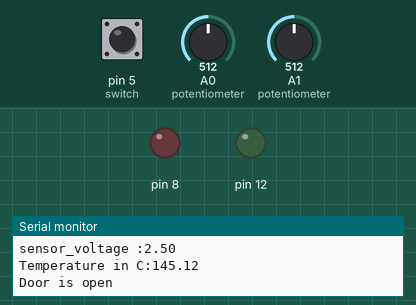
This sketch was run on a simulated Arduino Uno, built with avr-gcc and run on an emulated ATmega328P. On the bench: output pins drawn as LEDs (lit = HIGH), the last lines printed to the serial monitor. The inputs (shaded band) are chosen by the test bench; at power-on: pin 5 (switch) HIGH, A0 (potentiometer) = 512, A1 (potentiometer) = 512.

Above: at 1.2 s.
1.3 s: pin 5 (switch) pulled LOW for 0.15 s
At 1.9 s:
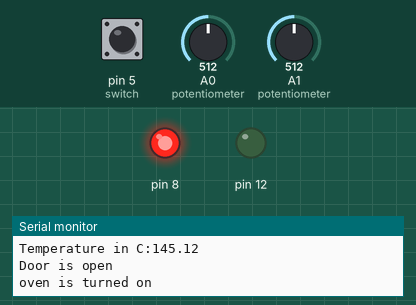
4.4 s: pin 5 (switch) pulled LOW for 3.2 s
At 4.7 s:
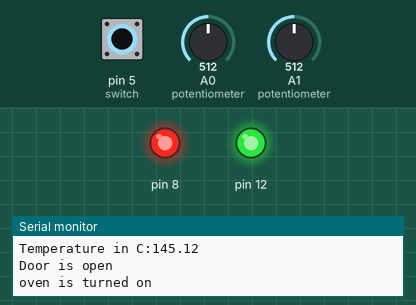
9.1 s: pin 5 (switch) pulled LOW for 1 s
At 11.4 s:
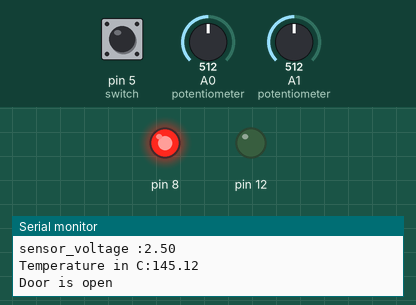
Timing chart, 0 to 15.6 s (numbered marks = the images above; inputs shaded):
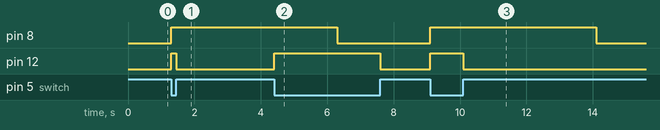

Measured:
- after the input at 1.3 s, pin 8: LOW → HIGH at once; pin 12: LOW → HIGH at once, → LOW 0.15 s later
- after the input at 4.4 s, pin 12: LOW → HIGH at once, → LOW 3.2 s later
- after the input at 9.1 s, pin 8: LOW → HIGH at once, → LOW 5.0 s later; pin 12: LOW → HIGH at once, → LOW 1.0 s later

The sketch:

jca_elf_cookie_oven.ino
```cpp
/*
We need your help to stop forest fires and bake tasty cookies!

See `requirements.md` for how to help.

Then check `notes.md`.
*/
#include "api.h"
#include "timer.h"


////////////setting up timer objects/instances of their classes/////////////
timer_debounce_switch debounce_timer;//non blocking timer to debounce slide switch
timer_igniter igniter_timer;// timer for turning on igniter for a set time
timer_periodical_print print_timer;//timer to print inputs periodically


//Function to call when timer for turning off igniter is activated
void igniter_off()
{
 set_output(IGNITER, false);
}

void setup() {
  Serial.begin(115200);
  setup_api();

  Serial.println("Elf oven 2000 starting up.");
  serial_printf("Days without fire incident: %i\n", 0);


//Function call for Unit Test of mapf funtion used to calculate temperature in C
  testTemperature(0.45, 0.45, 4.05, -10, 300, -10);//test successful
  testTemperature(4.95, 0.55, 4.95, -10, 300, 300);//test successful
  testTemperature(1.84, 0.45, 4.05, -10, 300, 109);//test successful
  testTemperature(1.70, 0.55, 4.95, -10, 300, 71);//test successful

}


void loop() {
//setting up 1ms timer to implement debouncing for sider switch
  debounce_timer.SetTimeout(1, main_operation);

//setting up 1sec timer for printing inputs periodically
  print_timer.SetTimeout(1000, print_periodical);

//activating all 3 timers
  debounce_timer.run();
  print_timer.run();
  igniter_timer.run();

}


//Function to call for 1ms timer to implement debouncing for sider switch
void main_operation() {

//mapping inputs
  float vref = mapf(read_voltage(TEMPERATURE_SENSOR_REFERENCE), 0, 5000, 4.5, 5.5);
  float sensor_voltage = mapf(read_voltage(TEMPERATURE_SENSOR), 0, 5000, vref*10/100, vref*90/100);
  float temperature = mapf(sensor_voltage, vref*10/100, vref*90/100, -10, 300);

// sample the state of the door and gas valve
  bool door_state = read_digital(DOOR_SENSOR);
  bool gas_valve_state = read_digital(GAS_VALVE_STATE);

//setting up required conditions for turning the oven on or off
  if (door_state == false && temperature < 180  && gas_valve_state == false)
  {
  //Turning on the oven
    set_output(GAS_VALVE, true);
    set_output(IGNITER, true);
    Serial.println("oven is turned on");

  //Setting up 5sec timer to turn off igniter
    igniter_timer.SetTimeout(5000, igniter_off);
  }
  else if (door_state == true || temperature >= 180)
  {
  //Turning off the oven
    set_output(GAS_VALVE, false);

  }
}

//Function to call when 1 sec timer for printing inputs is activated
void print_periodical() {

//mapping inputs
  float vref = mapf(read_voltage(TEMPERATURE_SENSOR_REFERENCE), 0, 5000, 4.5, 5.5);
  float sensor_voltage = mapf(read_voltage(TEMPERATURE_SENSOR), 0, 5000, vref*10/100, vref*90/100);
  float temperature = mapf(sensor_voltage, vref*10/100, vref*90/100, -10, 300);

  Serial.print("sensor_voltage_ref :");
  Serial.println(vref);

  Serial.print("sensor_voltage :");
  Serial.println(sensor_voltage);


  Serial.print("Temperature in C:");
  Serial.println(temperature);

// sample the state of the door
  bool door_state = read_digital(DOOR_SENSOR);

  if (door_state == true)
  {
    Serial.println("Door is open");
  }
  else if (door_state == false)
  {
    Serial.println("Door is closed");
  }
}
```

api.cpp
```cpp
#include "api.h"
#include "Arduino.h"
#include <stdarg.h>
#include <stdio.h>
#include <math.h>

// NOTE!!!
// Follow your own best judgement for your own code.
// Feel free to rework this API if you like (not required).

void setup_api()
{
  pinMode(8, OUTPUT);
  pinMode(12, OUTPUT);
  pinMode(5, INPUT_PULLUP);
}

// returns voltage in millivolts
uint16_t read_voltage(input_t input)
{
  if (input == TEMPERATURE_SENSOR)
  {
    return (uint32_t)analogRead(A0)* 5000 / 1023;
  }
  else if (input == TEMPERATURE_SENSOR_REFERENCE)
  {
    return (uint32_t)analogRead(A1)* 5000 / 1023;
  }
  else if (input == DOOR_SENSOR)
  {
    return (uint32_t)analogRead(A2);
  }
      else if (input == GAS_VALVE_STATE)
  {
    return (uint32_t)analogRead(A3);
  }

  return 0;
}

// returns true for high
bool read_digital(input_t input)
{
  if (input == TEMPERATURE_SENSOR)
  {
    return digitalRead(A0);
  }
  else if (input == TEMPERATURE_SENSOR_REFERENCE)
  {
    return digitalRead(A1);
  }
  else if (input == DOOR_SENSOR)
  {
    return digitalRead(5);
  }
  else if (input == GAS_VALVE_STATE)
  {
    return digitalRead(12);
  }

  return false;
}

// true for on, false for off
void set_output(output_t output, bool output_state)
{
  if (output == GAS_VALVE)
  {
    digitalWrite(12, output_state);
  }
  else if (output == IGNITER)
  {
    digitalWrite(8, output_state);
  }
}

void serial_printf(const char * format, ...)
{
  char buffer[256];
  va_list args;
  va_start(args, format);
  vsnprintf(buffer, 256, format, args);
  va_end (args);

  Serial.print(buffer);
}
//returns floating value after mapping for floating type range
float mapf(float x, float in_min, float in_max, float out_min, float out_max)
{
  return (x - in_min) * (out_max - out_min) / (in_max - in_min) + out_min;
}

//returns signed integer value after mapping for floating type range for 'temperature in C'
//seperate function for 'temperature in C' because the other function returns float which makes unit testing
// for 'temperature in C' difficult
int16_t mapTemp(float x, float in_min, float in_max, float out_min, float out_max)
{
  return (x - in_min) * (out_max - out_min) / (in_max - in_min) + out_min;
}

/*========================================================================*/
/*   Unit Test of mapf function used to calculate temperature in C                                                        */
/*========================================================================*/

void testTemperature(float input, float from_low, float from_high, float to_low, float to_high, int16_t output)
{
    Serial.print("Testing temperature for different inputs from vref and sensor_voltage :");

    Serial.println((mapTemp(input, from_low, from_high, to_low, to_high) == output) ? "OK" : "ERROR");
}
/*========================================================================*/
/*                           End of Section                            */
/*========================================================================*/
```

api.h
```cpp
// NOTE!!!!!!
// Follow your own best judgement for your own code.

#pragma once

#include <stdint.h>
#include <stdbool.h>

#ifdef __cplusplus
extern "C" {
#endif

typedef enum
{
    // pin A0
    TEMPERATURE_SENSOR,

    // pin A1
    TEMPERATURE_SENSOR_REFERENCE, // referred to as vref

    // pin 5
    DOOR_SENSOR,

    // pin 12
    GAS_VALVE_STATE,

} input_t;

typedef enum
{
    // pin D12
    // When true, the valve is open (gas flowing).
    // When false, the valve is closed (no gas flowing).
    GAS_VALVE,

    // pin D8
    // when on, it sparks to ignite gas
    IGNITER,
} output_t;

void setup_api();


// returns voltage in millivolts
uint16_t read_voltage(input_t input);

// returns true for high
bool read_digital(input_t input);

// true for on, false for off
void set_output(output_t output, bool output_state);

// note that float %f format is not supported
void serial_printf(const char * format, ...);

//returns floating value after mapping for floating type range
float mapf(float x, float in_min, float in_max, float out_min, float out_max);

//returns signed integer value after mapping for floating type range for 'temperature in C'
//seperate function for 'temperature in C' because the other function returns float which makes unit testing
// for 'temperature in C' difficult
int16_t mapTemp(float x, float in_min, float in_max, float out_min, float out_max);

//Unit Test function for 'temperature in C'
void testTemperature(float input, float from_low, float from_high, float to_low, float to_high, int16_t output);


#ifdef __cplusplus
}
#endif
```

timer.h
```cpp
//////////////////    Class definition   ////////////////////////////////


typedef void(*function_cb)();

class timer_debounce_switch
{
  public:
      void SetTimeout(uint32_t time, function_cb foo) {
      if (!m_waitExpired ) {
        m_function = foo;
        m_boolPtr = nullptr;
        m_timeout = time;
        m_waitExpired = true;
        m_startTime = millis();
      }
    }
/**************************************************************************/
/*!
     @brief  Checks to see if delay time has passed and can then run code
	 Will run function call if one was used

     @bool: true if time to update, false if not
*/
/**************************************************************************/
    void run() {
      if (millis() - m_startTime > m_timeout && m_waitExpired) {
        m_startTime = millis();
        if (m_function != nullptr) {
          m_function();
        }
        if (m_boolPtr != nullptr) {
          *m_boolPtr = true;
        }
        m_waitExpired = false;
      }
    }

  private:
    function_cb m_function;
    bool*       m_boolPtr;

    uint32_t    m_timeout;
    uint32_t    m_startTime;
    bool        m_waitExpired;
};

//////////////////////////////////////////////////////////////////////////////


//////////////////    Class definition   ////////////////////////////////

class timer_igniter
{
  public:
      void SetTimeout(uint32_t time, function_cb foo) {
      if (!m_waitExpired ) {
        m_function = foo;
        m_boolPtr = nullptr;
        m_timeout = time;
        m_waitExpired = true;
        m_startTime = millis();
      }
    }
/**************************************************************************/
/*!
     @brief  Checks to see if delay time has passed and can then run code
	 Will run function call if one was used

     @bool: true if time to update, false if not
*/
/**************************************************************************/
    void run() {
      if (millis() - m_startTime > m_timeout && m_waitExpired) {
        m_startTime = millis();
        if (m_function != nullptr) {
          m_function();
        }
        if (m_boolPtr != nullptr) {
          *m_boolPtr = true;
        }
        m_waitExpired = false;
      }
    }

  private:
    function_cb m_function;
    bool*       m_boolPtr;

    uint32_t    m_timeout;
    uint32_t    m_startTime;
    bool        m_waitExpired;
};

////////////////////////////////////////////////////////////////////////////////


//////////////////    Class definition   ////////////////////////////////

class timer_periodical_print
{
  public:
      void SetTimeout(uint32_t time, function_cb foo) {
      if (!m_waitExpired ) {
        m_function = foo;
        m_boolPtr = nullptr;
        m_timeout = time;
        m_waitExpired = true;
        m_startTime = millis();
      }
    }
/**************************************************************************/
/*!
     @brief  Checks to see if delay time has passed and can then run code
	 Will run function call if one was used

     @bool: true if time to update, false if not
*/
/**************************************************************************/
    void run() {
      if (millis() - m_startTime > m_timeout && m_waitExpired) {
        m_startTime = millis();
        if (m_function != nullptr) {
          m_function();
        }
        if (m_boolPtr != nullptr) {
          *m_boolPtr = true;
        }
        m_waitExpired = false;
      }
    }

  private:
    function_cb m_function;
    bool*       m_boolPtr;

    uint32_t    m_timeout;
    uint32_t    m_startTime;
    bool        m_waitExpired;
};

////////////////////////////////////////////////////////////////////////////////
```
